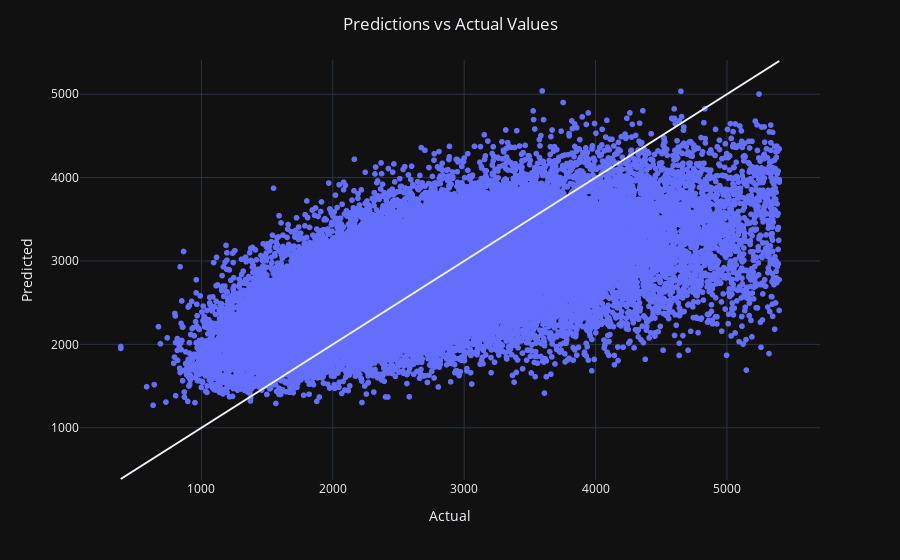

Write notebook code for a chart like this one.
### Markdown cell above
### Interpretation and Results

### Code cell
XGBRegressor, _ = run_model(XGBRegressor(random_state=42), 'XGBoost Regression', X_train, y_train, X_test, y_test, verbose=False)
y_pred = XGBRegressor.predict(X_test)

# plot the predictions vs the actual values.
fig = px.scatter(x=y_test, y=y_pred, labels={'x': 'Actual', 'y': 'Predicted'})
fig.add_shape(type='line', x0=y_test.min(), y0=y_test.min(), x1=y_test.max(), y1=y_test.max())
fig.update_layout(title={'x': 0.5, 'xanchor': 'center', 'text': 'Predictions vs Actual Values'})
fig.show()

### Figure 1 — Plotly figure (JSON) as saved in the notebook; plotly's stock layout.template omitted (floating-point values rounded to 4 significant figures; data arrays with more than 128 entries replaced by an {"elided": "..."} marker saying what was removed)
{"data": [{"hovertemplate": "Actual=%{x}<br>Predicted=%{y}<extra></extra>", "legendgroup": "", "marker": {"color": "#636efa", "symbol": "circle"}, "mode": "markers", "name": "", "showlegend": false, "type": "scattergl", "x": {"elided": "36613 int values"}, "xaxis": "x", "y": {"elided": "36613 float values"}, "yaxis": "y"}], "layout": {"legend": {"tracegroupgap": 0}, "margin": {"t": 60}, "shapes": [{"type": "line", "x0": 386, "x1": 5398, "y0": 386, "y1": 5398}], "title": {"text": "Predictions vs Actual Values", "x": 0.5, "xanchor": "center"}, "xaxis": {"anchor": "y", "domain": [0, 1], "title": {"text": "Actual"}}, "yaxis": {"anchor": "x", "domain": [0, 1], "title": {"text": "Predicted"}}}}
